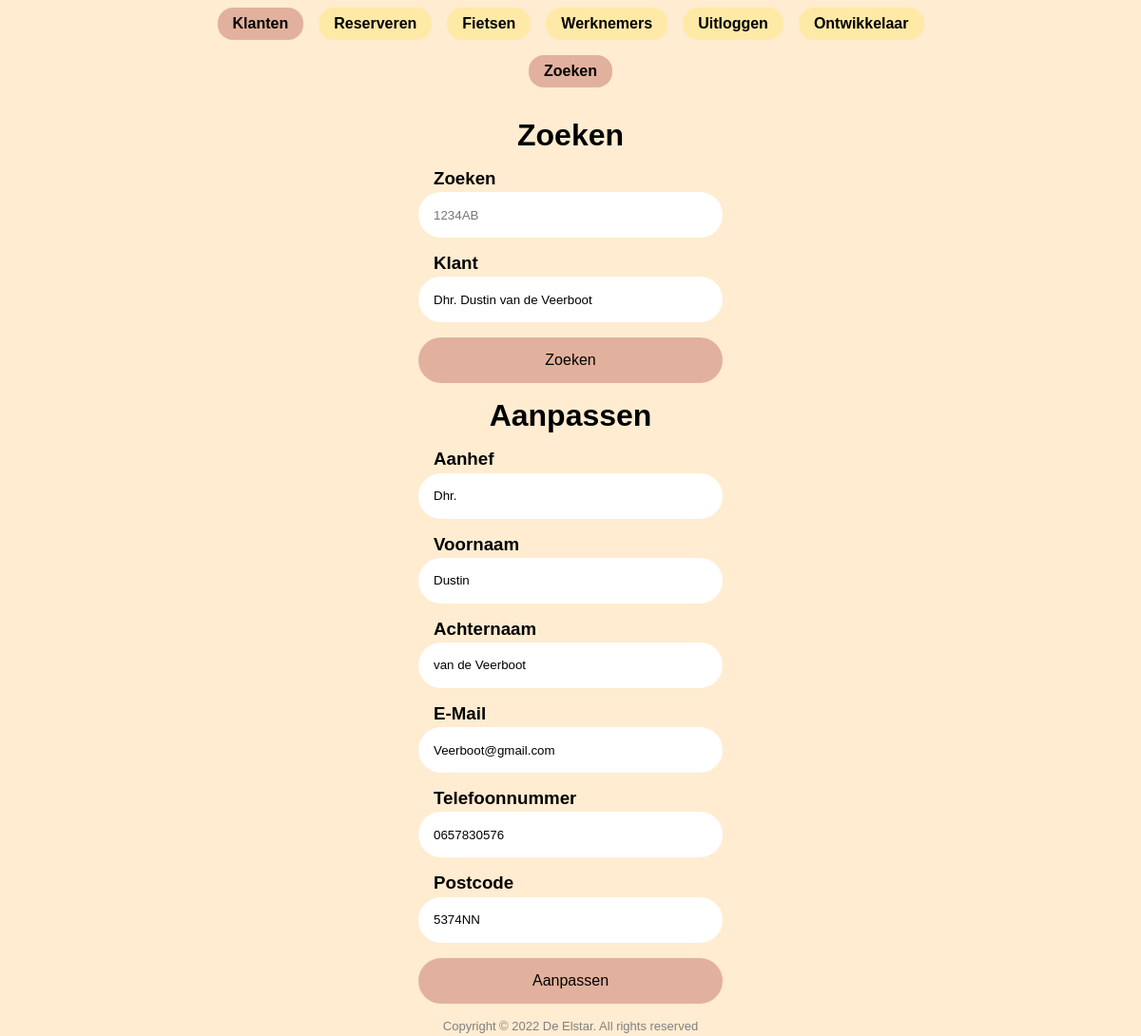
Page / (signed in) on the committed database.
### tables this page shows
CREATE TABLE `page` (
  `name` varchar(64) NOT NULL,
  `parent` varchar(64) NOT NULL,
  `display` varchar(64) NOT NULL,
  `order` int(8) NOT NULL DEFAULT 0,
  `permission` enum('user','admin') NOT NULL DEFAULT 'user'
);

CREATE TABLE `customer` (
  `id` int(11) NOT NULL,
  `salutation` varchar(20) NOT NULL,
  `name` varchar(45) NOT NULL,
  `surname` varchar(50) NOT NULL,
  `email` varchar(50) NOT NULL,
  `phonenumber` varchar(20) NOT NULL,
  `postalcode` varchar(8) NOT NULL,
  `address` varchar(100) NOT NULL,
  `comment` text NOT NULL
);

### classes/Database.php (called while the page is built, shortened)
<?php
class Database
{
    public static function getPDO(): PDO
    {
        static $pdo = new PDO("mysql:host=localhost;dbname=fietsverhuur_de_elstar", "root", "");
        return $pdo;
    }
}

### classes/Page.php (called while the page is built, shortened)
<?php
require_once("classes/Database.php");
class Page
{
    private string $name;
    private string $display;
    private function __construct(string $name, string $display)
    {
        $this->name = $name;
        $this->display = $display;
    }
    public function getName()
    {
        return $this->name;
    }
    public function getDisplay()
    {
        return $this->display;
    }
    public function getChildren(): array
    {
        $params = array(":parent" => $this->name);
        $sth = Database::getPDO()->prepare("SELECT `name`, `display` FROM `page` WHERE `parent` = :parent ORDER BY `order`;");
        $sth->execute($params);
        $children = array();
        while ($row = $sth->fetch())
        {
            $child = new Page($row["name"], $row["display"]);
            $children[] = $child;
        }
        return $children;
    }
    public static function getRootChildren(): array
    {
        $sth = Database::getPDO()->prepare("SELECT `name`, `display` FROM `page` WHERE `parent` = '' ORDER BY `order`;");
        $sth->execute();
        $children = array();
        while ($row = $sth->fetch())
        {
            $child = new Page($row["name"], $row["display"]);
            $children[] = $child;
        }
        return $children;
    }
}

### classes/Customer.php (called while the page is built, shortened)
<?php
require_once("Database.php");
class Customer
{
    private int $id;
    private string $salutation;
    private string $name;
    private string $surname;
    private string $email;
    private string $phonenumber;
    private string $postalcode;
    private function __construct(int $id, string $salutation, string $name, string $surname, string $email, string $phonenumber, string $postalcode, string $address, string $comment)
    {
        $this->id = $id;
        $this->salutation = $salutation;
        $this->name = $name;
        $this->surname = $surname;
        $this->email = $email;
        $this->phonenumber = $phonenumber;
        $this->postalcode = $postalcode;
    }
    public function getId(): int
    {
        return $this->id;
    }
    public function getFullName(): string
    {
        return "{$this->salutation} {$this->name} {$this->surname}";
    }
    public function getSalutation(): string
    {
        return $this->salutation;
    }
    public function getName(): string
    {
        return $this->name;
    }
    public function getSurname(): string
    {
        return $this->surname;
    }
    public function getEmail(): string
    {
        return $this->email;
    }
    public function getPhonenumber(): string
    {
        return $this->phonenumber;
    }
    public function getPostalcode(): string
    {
        return $this->postalcode;
    }
    public static function like($match): array
    {
        $params = array(":match" => $match);
        $sth = Database::getPDO()->prepare("SELECT `id`, `salutation`, `name`, `surname`, `email`, `phonenumber`, `postalcode`, `address`, `comment` FROM `customer` WHERE `postalcode` LIKE :match;");
        $sth->execute($params);
        $customers = array();
        while ($row = $sth->fetch())
        {
            $customers[$row["id"]] = new Customer($row["id"], $row["salutation"], $row["name"], $row["surname"], $row["email"], $row["phonenumber"], $row["postalcode"], $row["address"], $row["comment"]);
        }
        return $customers;
    }
}

### pages/customers/search.php (the view, shortened to what this page needs)
<?php
$match = "%";
$customers = Customer::like($match);
if (count($customers) > 0)
{
    if (array_key_exists(@$_SESSION["customer-id"], $customers))
        $customer = $customers[$_SESSION["customer-id"]];
    else
        $customer = $customers[key($customers)];
}
?>
<form method="POST" onchange="this.submit()">
    <header>Zoeken</header>
    <label class="field">
        <header>
            <h3>Zoeken</h3>
        </header>
        <input type="text" name="match" value="<?= htmlspecialchars($_SESSION["match"] ?? "") ?>" placeholder="1234AB" autofocus onfocus="this.select()" />
    </label>
    <?php if (count($customers) > 0) : ?>
        <label class="field">
            <header>
                <h3>Klant</h3>
            </header>
            <select name="customer-id">
                <?php foreach ($customers as $item) : ?>
                    <?php if (isset($_SESSION["customer-id"]) && $_SESSION["customer-id"] === $item->getId()) : ?>
                        <option value="<?= $item->getId() ?>" selected><?= htmlspecialchars($item->getFullName()) ?></option>
                    <?php else : ?>
                        <option value="<?= $item->getId() ?>"><?= htmlspecialchars($item->getFullName()) ?></option>
                    <?php endif ?>
                <?php endforeach ?>
            </select>
        </label>
    <?php endif ?>
    <input type="submit" name="search" value="Zoeken" />
</form>
<?php if (isset($customer)) : ?>
    <form method="POST">
        <header>Aanpassen</header>
        <label class="field">
            <header>
                <h3>Aanhef</h3>
            </header>
            <input type="text" name="salutation" value="<?= htmlspecialchars($customer->getSalutation()) ?>" placeholder="Aanhef" />
        </label>
        <label class="field">
            <header>
                <h3>Voornaam</h3>
            </header>
            <input type="text" name="name" value="<?= htmlspecialchars($customer->getName()) ?>" placeholder="Voornaam" />
        </label>
        <label class="field">
            <header>
                <h3>Achternaam</h3>
            </header>
            <input type="text" name="surname" value="<?= htmlspecialchars($customer->getSurname()) ?>" placeholder="Achternaam" />
        </label>
        <label class="field">
            <header>
                <h3>E-Mail</h3>
            </header>
            <input type="email" name="email" value="<?= htmlspecialchars($customer->getEmail()) ?>" placeholder="E-Mail" />
        </label>
        <label class="field">
            <header>
                <h3>Telefoonnummer</h3>
            </header>
            <input type="text" name="phonenumber" value="<?= htmlspecialchars($customer->getPhonenumber()) ?>" placeholder="Telefoonnummer" />
        </label>
        <label class="field">
            <header>
                <h3>Postcode</h3>
            </header>
            <input type="text" name="postalcode" value="<?= htmlspecialchars($customer->getPostalcode()) ?>" placeholder="Postcode" />
        </label>
        <input type="submit" name="c" value="Aanpassen" />
    </form>
<?php endif ?>

### index.php (shortened to what this page needs)
<?php
require_once("classes/Database.php");
require_once("classes/Page.php");
require_once("classes/Customer.php");
?>
<!DOCTYPE html>
<html>
<head>
    <link rel="stylesheet" href="./css/style.css">
    <link rel="stylesheet" href="./css/form.css">
    <link rel="stylesheet" href="./css/header.css">
    <link rel="stylesheet" href="./css/reserve.css">
    <link rel="stylesheet" href="./css/table.css">
</head>
<body>
    <?php if (isset($_SESSION["user"])) : ?>
        <?php
        $children = Page::getRootChildren();
        ?>
        <header id="header">
            <?php require("header.php"); ?>
        </header>
        <div class="page-wrapper">
            <?php require("pages/{$current->getName()}.php"); ?>
        </div>
    <?php else : ?>
        <div class="page-wrapper">
            <?php require("login.php"); ?>
        </div>
    <?php endif ?>
    <footer>Copyright © 2022 De Elstar. All rights reserved</footer>
</body>
</html>

### header.php (shortened to what this page needs)
<?php
$current = $children[0];
?>
<ul>
    <?php foreach ($children as $child) : ?>
        <?php if ($child == $current) : ?>
            <a href="<?= ROOT . $child->getName() ?>">
                <li class="current"><?= $child->getDisplay() ?></li>
            </a>
        <?php else : ?>
            <a href="<?= ROOT . $child->getName() ?>">
                <li><?= $child->getDisplay() ?></li>
            </a>
        <?php endif ?>
    <?php endforeach ?>
</ul>
<?php
if ($children = $current->getChildren())
    require("header.php");
?>

### css/style.css (style rules this page uses)
:root { --background-color: #ffECD1; --active-color: #E2B19D; --highlight-color: #ffE9A7; --input-color: #FFF; --error-color: #F00; }
body { margin: 0; padding: 0; min-height: 100vh; display: flex; flex-direction: column; font-family: Arial, Helvetica, sans-serif; background-color: var(--background-color); }
.page-wrapper { margin: auto; display: flex; flex-direction: column; align-items: center; gap: 1rem; }
footer { margin-top: 1rem; margin-bottom: .2rem; color: gray; text-align: center; font-size: small; }

### css/form.css (style rules this page uses)
form { margin: 0; padding: 0; width: 20rem; display: flex; flex-direction: column; gap: 1rem; align-items: stretch; }
form > header { margin: 0; padding: 0; font-size: 2rem; font-weight: bolder; text-align: center; }
form label { margin: 0; padding: 0; display: flex; flex-direction: row; align-items: center; gap: .5em; }
form .field { margin: 0; padding: 0; display: flex; flex-direction: column; align-items: stretch; gap: .2rem; }
form .field > header { margin: 0 1rem; padding: 0; display: flex; flex-direction: row; justify-content: space-between; align-items: center; gap: 1rem; }
form .field h3 { margin: 0; padding: 0; white-space: nowrap; }
form input { margin: 0; padding: 0 1rem; height: 3rem; border-radius: 1.5rem; border: none; background-color: var(--input-color); }
form input[type="submit"] { font-size: 1rem; background-color: var(--active-color); cursor: pointer; transition: filter .2s; }
form select { margin: 0; padding: 0 1rem; height: 3rem; border-radius: 1.5rem; border: none; appearance: none; background-color: var(--input-color); }

### css/header.css (style rules this page uses)
#header { margin-bottom: 1rem; padding: .5rem 1rem 1rem 1rem; display: flex; flex-direction: column; align-items: center; gap: 1rem; }
#header ul { margin: 0; padding: 0; display: flex; flex-direction: row; flex-wrap: wrap; justify-content: center; gap: .5rem 1rem; list-style: none; }
#header li { margin: 0; padding: .5rem 1rem; border-radius: 1rem; background-color: var(--highlight-color); transition: filter .2s; font-weight: bold; }
#header li.current { background-color: var(--active-color); }
#header a { color: black; text-decoration: none; }

### css/reserve.css (style rules this page uses)
a { text-decoration: none; color: black; }

### rows in the picture
page: display "Klanten"
page: display "Reserveren"
page: display "Fietsen"
page: display "Werknemers"
page: display "Uitloggen"
page: display "Ontwikkelaar"
page: display "Zoeken"
customer: salutation "Dhr.", name "Dustin", surname "van de Veerboot", email "Veerboot@gmail.com", phonenumber "0657830576", postalcode "5374NN"

### other values in the picture
form field customer-id "Dhr. Dustin van de Veerboot"
